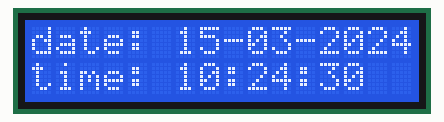
Recording of a sketch running on a simulated Arduino Uno, built for the host (arithmetic inside an expression is 32-bit, double 64-bit). Parts: 16×2 character LCD. The local clock reads 2024-03-15 10:24:30 at power-on unless the sketch sets it; what the sketch prints to the serial monitor is not drawn.

Above: at 0.4 s.
At 4.5 s:
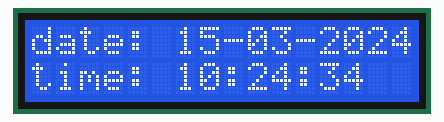
At 9.5 s:
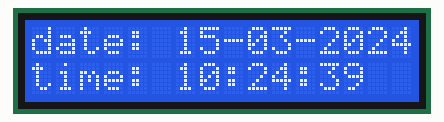
At 19.6 s:
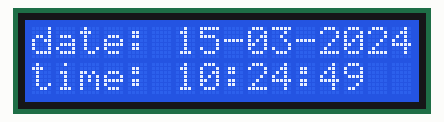
At 28.7 s:
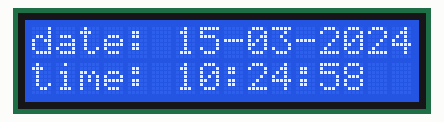
At 38.8 s:
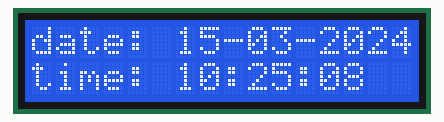

The sketch:

time-and-display.ino
```cpp
// Бибилиотека разработана для RTC модуля http://iarduino.ru/shop/Expansion-payments/chasy-realnogo-vremeni-rtc-trema-modul.html

#include <iarduino_RTC.h>
#include <LiquidCrystal.h>

//iarduino_RTC ОБЪЕКТ ( НАЗВАНИЕ [, ВЫВОД_RST [, ВЫВОД_CLK [, ВЫВОД_DAT ]]] ); // Создаём объект.
iarduino_RTC time(RTC_DS1302,10,12,11);

LiquidCrystal lcd(7, 6, 5, 4, 3, 2); // (RS, E, DB4, DB5, DB6, DB7)

void setup() {
  lcd.begin(16, 2);                     // Задаем размерность экрана

  delay(300);
  Serial.begin(9600);
  time.begin();
  // 0  сек, 36 мин, 21 час, 27, октября, 2015 года, вторник
  // time.settime(0, 40, 8, 4, 2, 18, 7);
}
void loop(){
  String fullTime = time.gettime("d-m-Y, H:i:s, D");
  Serial.print(fullTime);

  String dateString = time.gettime("d-m-Y");
  String timeString = time.gettime("H:i:s");

  showDateTimeToDisplay(dateString, timeString);

  delay(1000);
}

void showDateTimeToDisplay(String dateString, String timeString){
  lcd.setCursor(0, 0);                // Устанавливаем курсор в начало 1 строки
  lcd.print("date: " + dateString);   // Выводим текст
  lcd.setCursor(0, 1);                // Устанавливаем курсор в начало 2 строки
  lcd.print("time: " + timeString);   // Выводим текст
}
```

Measured:
- what the display in image 0 shows lasts 1.0 s, from 0.4 s to 1.4 s
